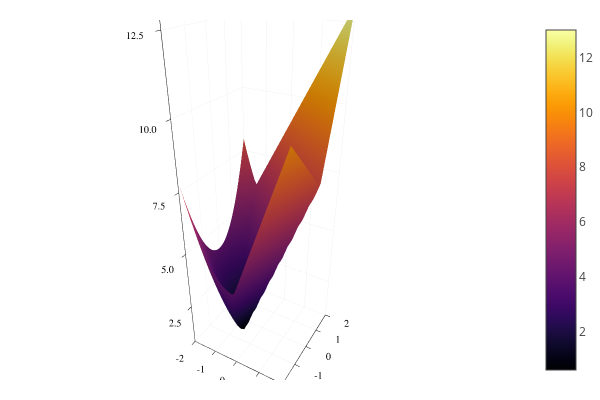

Notebook cell for this chart:
### Code cell
xg = range(-2, 2, length=50)
yg = range(-2, 2, length=50)
f(x,y) = max(
    x^2 + y^2,
    2x + 3y + 3,
    3x - y +2
)
surface(xg, yg, f)

### Figure 1 — Plotly figure (JSON) as saved in the notebook; plotly's stock layout.template omitted (floating-point values rounded to 4 significant figures; data arrays with more than 128 entries replaced by an {"elided": "..."} marker saying what was removed)
{"data": [{"colorbar": {"title": ""}, "colorscale": {"elided": "256x2 mixed values"}, "hoverinfo": "none", "name": "y1", "opacity": null, "showlegend": false, "showscale": true, "type": "surface", "x": [-2, -1.918, -1.837, -1.755, -1.673, -1.592, -1.51, -1.429, -1.347, -1.265, -1.184, -1.102, -1.02, -0.9388, -0.8571, -0.7755, -0.6939, -0.6122, -0.5306, -0.449, -0.3673, -0.2857, -0.2041, -0.1224, -0.04082, 0.04082, 0.1224, 0.2041, 0.2857, 0.3673, 0.449, 0.5306, 0.6122, 0.6939, 0.7755, 0.8571, 0.9388, 1.02, 1.102, 1.184, 1.265, 1.347, 1.429, 1.51, 1.592, 1.673, 1.755, 1.837, 1.918, 2], "xaxis": "x1", "y": [-2, -1.918, -1.837, -1.755, -1.673, -1.592, -1.51, -1.429, -1.347, -1.265, -1.184, -1.102, -1.02, -0.9388, -0.8571, -0.7755, -0.6939, -0.6122, -0.5306, -0.449, -0.3673, -0.2857, -0.2041, -0.1224, -0.04082, 0.04082, 0.1224, 0.2041, 0.2857, 0.3673, 0.449, 0.5306, 0.6122, 0.6939, 0.7755, 0.8571, 0.9388, 1.02, 1.102, 1.184, 1.265, 1.347, 1.429, 1.51, 1.592, 1.673, 1.755, 1.837, 1.918, 2], "yaxis": "y1", "z": {"elided": "50x50 float values"}, "zmax": 13, "zmin": 0.6122}], "layout": {"annotations": [], "height": 400, "legend": {"bgcolor": "rgba(255, 255, 255, 1.000)", "bordercolor": "rgba(0, 0, 0, 1.000)", "borderwidth": 1, "font": {"color": "rgba(0, 0, 0, 1.000)", "family": "sans-serif", "size": 11}, "tracegroupgap": 0, "traceorder": "normal", "x": 1, "xanchor": "auto", "y": 1, "yanchor": "auto"}, "margin": {"b": 20, "l": 0, "r": 0, "t": 20}, "paper_bgcolor": "rgba(255, 255, 255, 1.000)", "plot_bgcolor": "rgba(255, 255, 255, 1.000)", "scene": {"camera": {"eye": {"x": 1.126, "y": -1.95, "z": 1.3}}, "xaxis": {"anchor": "y1", "domain": [0.03619, 0.9934], "gridcolor": "rgba(0, 0, 0, 0.100)", "gridwidth": 0.5, "linecolor": "rgba(0, 0, 0, 1.000)", "mirror": false, "range": [-2, 2], "showgrid": true, "showline": true, "showticklabels": true, "tickangle": 0, "tickcolor": "rgb(0, 0, 0)", "tickfont": {"color": "rgba(0, 0, 0, 1.000)", "family": "sans-serif", "size": 11}, "tickmode": "array", "ticks": "inside", "ticktext": ["-2", "-1", "0", "1", "2"], "tickvals": [-2, -1, 0, 1, 2], "title": "", "titlefont": {"color": "rgba(0, 0, 0, 1.000)", "family": "sans-serif", "size": 15}, "type": "-", "visible": true, "zeroline": false, "zerolinecolor": "rgba(0, 0, 0, 1.000)"}, "yaxis": {"anchor": "x1", "domain": [0.03762, 0.9902], "gridcolor": "rgba(0, 0, 0, 0.100)", "gridwidth": 0.5, "linecolor": "rgba(0, 0, 0, 1.000)", "mirror": false, "range": [-2, 2], "showgrid": true, "showline": true, "showticklabels": true, "tickangle": 0, "tickcolor": "rgb(0, 0, 0)", "tickfont": {"color": "rgba(0, 0, 0, 1.000)", "family": "sans-serif", "size": 11}, "tickmode": "array", "ticks": "inside", "ticktext": ["-2", "-1", "0", "1", "2"], "tickvals": [-2, -1, 0, 1, 2], "title": "", "titlefont": {"color": "rgba(0, 0, 0, 1.000)", "family": "sans-serif", "size": 15}, "type": "-", "visible": true, "zeroline": false, "zerolinecolor": "rgba(0, 0, 0, 1.000)"}, "zaxis": {"gridcolor": "rgba(0, 0, 0, 0.100)", "gridwidth": 0.5, "linecolor": "rgba(0, 0, 0, 1.000)", "mirror": false, "range": [0.6122, 13], "showgrid": true, "showline": true, "showticklabels": true, "tickangle": 0, "tickcolor": "rgb(0, 0, 0)", "tickfont": {"color": "rgba(0, 0, 0, 1.000)", "family": "sans-serif", "size": 11}, "tickmode": "array", "ticks": "inside", "ticktext": ["2.5", "5.0", "7.5", "10.0", "12.5"], "tickvals": [2.5, 5, 7.5, 10, 12.5], "title": "", "titlefont": {"color": "rgba(0, 0, 0, 1.000)", "family": "sans-serif", "size": 15}, "type": "-", "visible": true, "zeroline": false, "zerolinecolor": "rgba(0, 0, 0, 1.000)"}}, "showlegend": true, "width": 600}}
